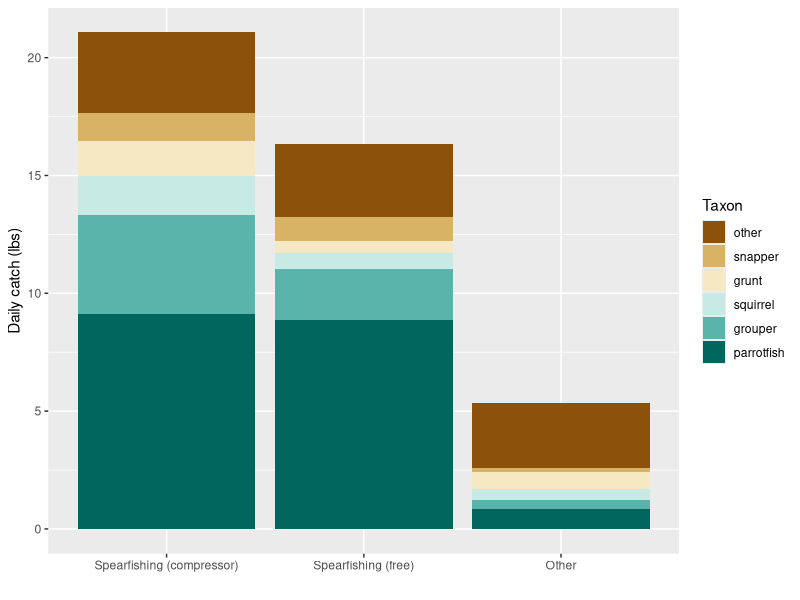
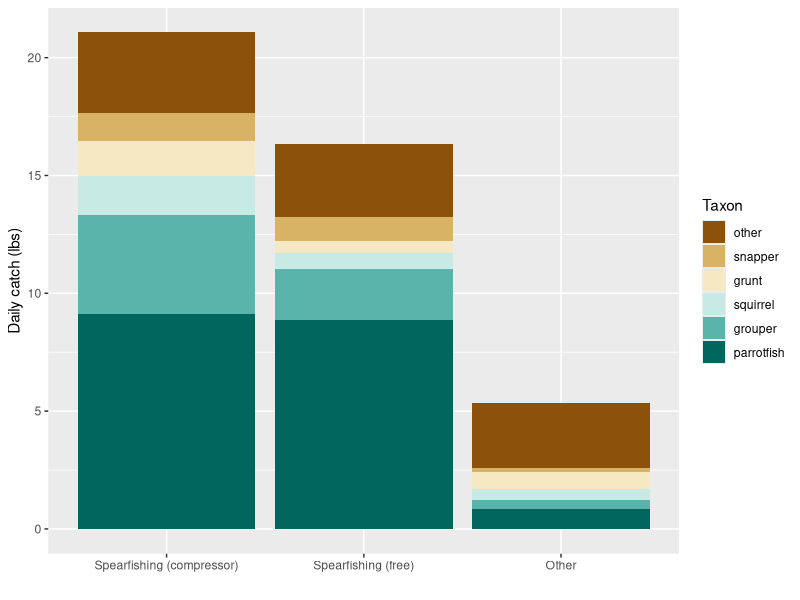

Write the R code that produced these figures, in order.
## ---- chunk 1
library(dplyr)
library(ggplot2)
library(tidyr)
## ---- chunk 2
cdata <- read.csv("catch_data.csv")

names(cdata) <- names(cdata) %>% make.names() %>% tolower()
names(cdata) <- gsub("number", "n", names(cdata))
names(cdata) <- gsub("weight","wt", names(cdata))
names(cdata) <- gsub("x1st","first", names(cdata))
names(cdata) <- gsub("x2nd","second", names(cdata))
names(cdata) <- gsub("x3rd","third", names(cdata))

cdata <- cdata %>% filter(year!="2012", method!="Trunk") %>%
  select(-c(date,day,video.or.photo,notes)) %>% 
  mutate_at(vars(first.wt:other.n), funs (./n.fishers)) %>% # divide catch by number of fishers
  uncount(n.fishers) %>% # duplicate rows based on number of fishers
  mutate(
    total.wt.inv=(first.wt+second.wt+third.wt+lionfish.wt+lobster.large.wt+lobster.small.wt+octopus.wt+crab.wt+eel.wt), 
    total.wt=(first.wt+second.wt+third.wt), 
    parrot.wt=(second.n.parrotfish/second.n*second.wt+third.n.parrotfish/third.n*third.wt), 
    parrot.prop=(parrot.wt/total.wt),
    grouper.wt=(first.n.grouper/second.n*first.wt+second.n.grouper/second.n*second.wt+third.n.grouper/third.n*third.wt),
    snapper.wt=(first.n.snapper/second.n*first.wt+second.n.snapper/second.n*second.wt+third.n.snapper/third.n*third.wt),
    grunt.wt=(second.n.grunt/second.n*second.wt+third.n.grunt/third.n*third.wt),
    squirrel.wt=(third.n.squirrelfish/third.n*third.wt)
    )
## ---- chunk 3
# not explicitly including lobster, etc. in total weights (check with Tyler)
parrot.wt_gear <- cdata %>% group_by(method) %>% summarise(parrotfish=mean(parrot.wt,na.rm=TRUE), grouper=mean(grouper.wt,na.rm=TRUE),snapper=mean(snapper.wt,na.rm=TRUE),grunt=mean(grunt.wt,na.rm=TRUE),squirrel=mean(squirrel.wt,na.rm=TRUE),other=mean(total.wt-parrot.wt-grouper.wt-snapper.wt-grunt.wt-squirrel.wt, na.rm=TRUE)) %>% gather("catch", "weight", 2:7)
## ---- chunk 4
methodlabs <- c("Spearfishing (compressor)", "Spearfishing (free)", "Other")
ggplot(filter(parrot.wt_gear, method!="Gillnet"), aes(factor(method), weight, fill=factor(catch, levels=c("other","snapper","grunt","squirrel","grouper","parrotfish")))) +
  geom_bar(stat = "identity") +
  labs(y="Daily catch (lbs)",x="",fill="Taxon") +
  scale_fill_brewer(palette="BrBG") +
  scale_x_discrete(labels= methodlabs)
ggsave("dr_catch.png")
